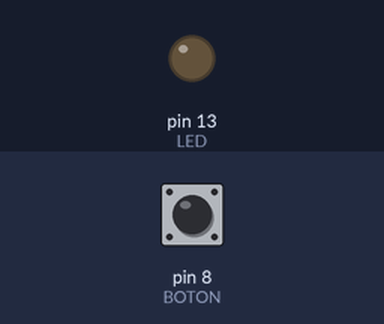
Recording of a sketch running on a simulated Arduino Uno, built with avr-gcc and run on an emulated ATmega328P. Parts: output pins drawn as LEDs (lit = HIGH). The test bench sets the inputs (shaded band); at power-on: pin 8 (BOTON) HIGH.

Above: at 1.2 s.
1.3 s: pin 8 (BOTON) pulled LOW for 0.15 s
At 1.37 s:
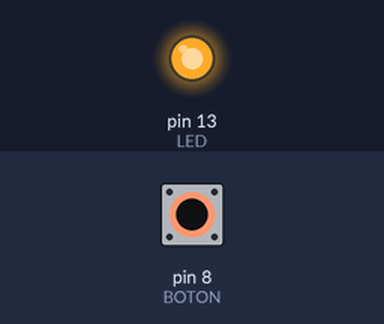
2.9 s: pin 8 (BOTON) pulled LOW for 3.2 s
At 7.3 s:
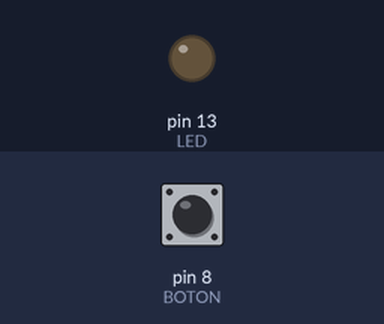
Timing chart, 0 to 8.8 s (numbered marks = the images above; inputs shaded):
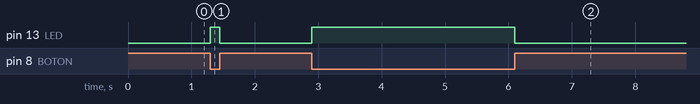

Measured:
- after the input at 1.3 s, pin 13 (LED): LOW → HIGH at once, → LOW 0.15 s later
- after the input at 2.9 s, pin 13 (LED): LOW → HIGH at once, → LOW 3.2 s later

The sketch:

2-Push-Button-Arduino.ino
```cpp
/*
  AUTOR: MICROSIDE TECHNOLOGY S.A. DE C.V.
  FECHA: JUNIO 2019
*/
/**************************************************************************
  El LED incluido en la tarjeta X - UNO cambia entre encendido
  y apagado al presionar un botón
**************************************************************************/
const int LED = 13;       //Número del pin para LED
const int BOTON = 8;      //Número del pin para BOTON
int EstadoBoton = 0;     //Variable para guardar el estado
void setup()
{
   pinMode (LED, OUTPUT); //Inicializa el PIN como una salida digital
   pinMode (BOTON, INPUT_PULLUP); //Inicializa el PIN como entrada con pullup
}

void loop()
{
   EstadoBoton = digitalRead (BOTON); //Leer estado del boton
   if (EstadoBoton == LOW)
   {
      //Pregunta el estado del boton
      digitalWrite (LED, HIGH); //Enciende el LED
      } else {
      digitalWrite (LED, LOW); //Apaga el LED
   }
}
```
